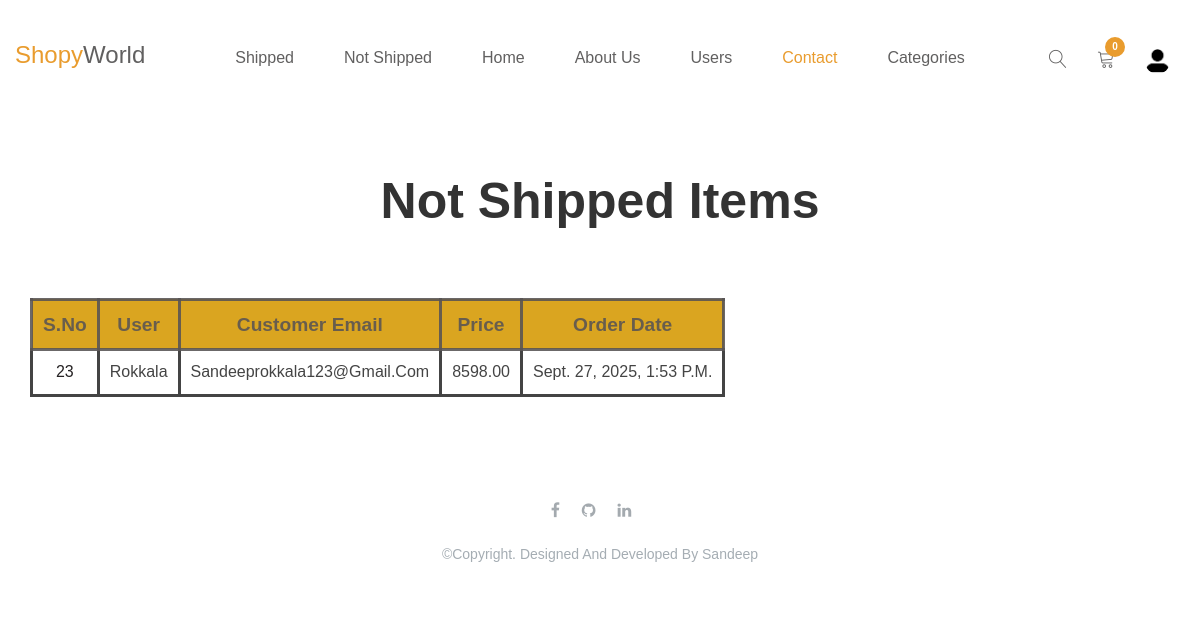
Before: /payments/not_shipped_dash/ (signed in) with the older database file.
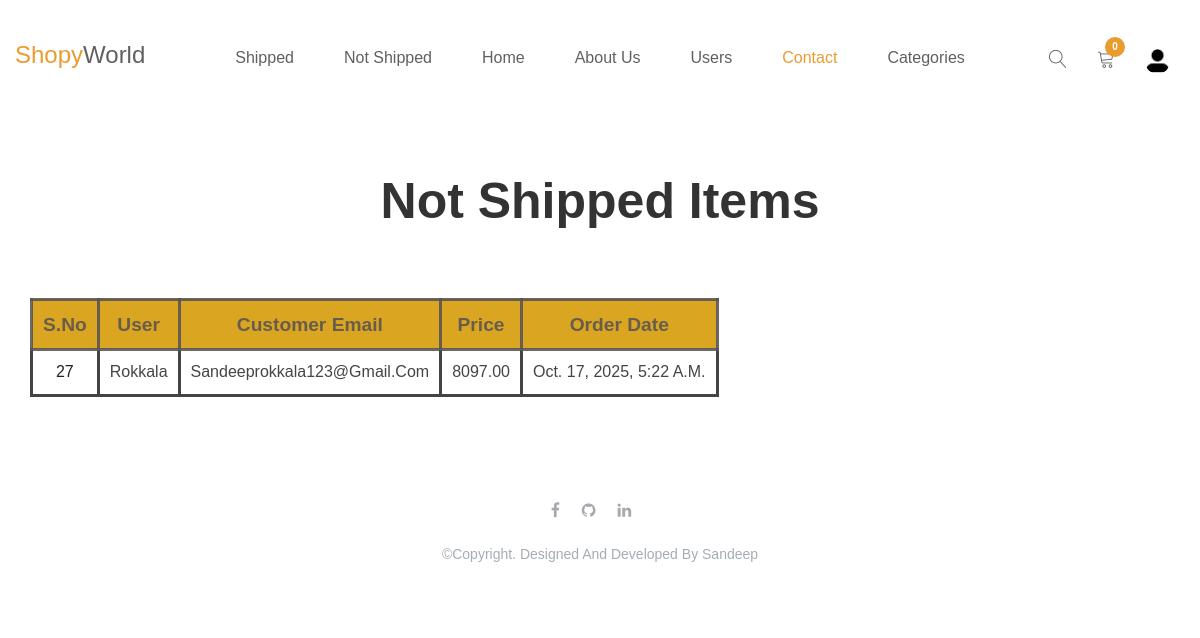
After: the same page with the newer database file.
### payment_app/models.py (models this page shows, shortened)
class Order(models.Model):
    user = models.ForeignKey(User, on_delete=models.CASCADE,null=True,blank=True,related_name='store_orders')
    full_name = models.CharField(max_length=255)
    email = models.CharField(max_length=255)
    Shipping_Address = models.TextField()
    amount_pay = models.DecimalField(max_digits=20,decimal_places=2)
    date_ordered = models.DateTimeField(auto_now_add=True)
    shipped = models.BooleanField(default=False)
    date_shipped = models.DateTimeField(blank=True,null=True)

### payment_app/views.py (the view)
# urls.py: path('not_shipped_dash/',views.not_shipped_dash,name="not_shipped_dash"),
def not_shipped_dash(request):
    if request.user.is_authenticated and request.user.is_superuser:
        order=Order.objects.filter(shipped=False)
        return render(request,'payment/not_shipped.html',{'obj':order})

### cart/cart.py (called while the page is built)
	def __len__(self):
		return sum(item['quantity'] for item in self.cart.values())

### cart/context_processors.py (called while the page is built)
def cart(request):
	return {'cart': Cart(request), 'cart_len':len(Cart(request))}

### templates/payment/not_shipped.html (shortened to what this page needs)
{% extends "base.html" %}
{% block content %}
{% include "navbar.html" %}
<section id="about" class="about-section py-5">
  <div class="container">
    <h2 class="text-center mb-4"
        style="color: #333; font-family: 'Arial', sans-serif; font-size: 50px; font-weight: bold; margin-top:0;">
       Not Shipped Items
    </h2>
<br><br><br>
<div class='table-responsive'>
<table>
    <tr class="head_t">
        <th>S.no</th>
        <th>User</th>
        <th>customer Email</th>
        <th>Price</th>
        <th>Order date</th>
    </tr>
    {% for item in obj %}
    <tr>
        <td><a href='{% url "orders" item.id %}'>{{item.id}}</a></td>
        <td>{{item.user}}</td>
        <td>{{item.email}}</td>
        <td>{{item.amount_pay}}</td>
        <td>{{item.date_ordered}}</td>
    </tr>
    {% endfor %}
</table>
</div>
</div>
</section>
{% include "footer.html" %}
{% endblock %}

Changed rows visible on the page:
no longer on this page (row edited): Order: id "23", user "Rokkala", email "Sandeeprokkala123@gmail.com", amount_pay "8598.00", date_ordered "Sept. 27, 2025, 1:53 P.m."
added Order: id "27", user "Rokkala", email "Sandeeprokkala123@gmail.com", amount_pay "8097.00", date_ordered "Oct. 17, 2025, 5:22 A.m."
